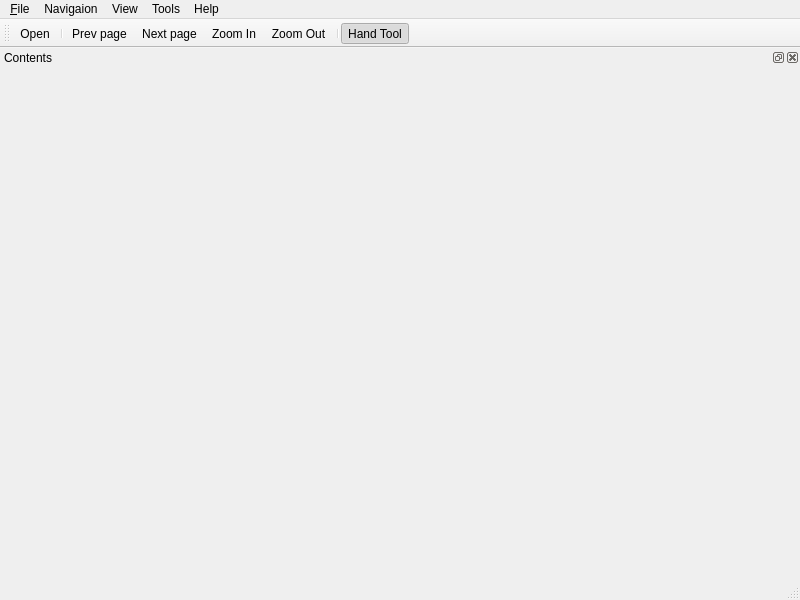
<?xml version="1.0" encoding="UTF-8"?>
<ui version="4.0">
 <class>MainWindow</class>
 <widget class="QMainWindow" name="MainWindow">
  <property name="geometry">
   <rect>
    <x>0</x>
    <y>0</y>
    <width>800</width>
    <height>600</height>
   </rect>
  </property>
  <property name="windowTitle">
   <string>SPReader</string>
  </property>
  <property name="windowIcon">
   <iconset>
    <normaloff>:/resources/icon.svg</normaloff>:/resources/icon.svg</iconset>
  </property>
  <widget class="QTabWidget" name="centralwidget">
   <property name="tabsClosable">
    <bool>true</bool>
   </property>
  </widget>
  <widget class="QMenuBar" name="menubar">
   <property name="geometry">
    <rect>
     <x>0</x>
     <y>0</y>
     <width>800</width>
     <height>24</height>
    </rect>
   </property>
   <widget class="QMenu" name="menu_File">
    <property name="title">
     <string>&amp;File</string>
    </property>
    <addaction name="action_Open"/>
   </widget>
   <widget class="QMenu" name="menuNavigation">
    <property name="title">
     <string>Navigaion</string>
    </property>
    <addaction name="actionPrev_page"/>
    <addaction name="actionNext_page"/>
    <addaction name="actionZoom_In"/>
    <addaction name="actionZoom_Out"/>
   </widget>
   <widget class="QMenu" name="menuView">
    <property name="title">
     <string>View</string>
    </property>
   </widget>
   <widget class="QMenu" name="menuHelp">
    <property name="title">
     <string>Help</string>
    </property>
    <addaction name="actionAbout"/>
   </widget>
   <widget class="QMenu" name="menuTools">
    <property name="title">
     <string>Tools</string>
    </property>
    <addaction name="actionHand_Tool"/>
   </widget>
   <addaction name="menu_File"/>
   <addaction name="menuNavigation"/>
   <addaction name="menuView"/>
   <addaction name="menuTools"/>
   <addaction name="menuHelp"/>
  </widget>
  <widget class="QStatusBar" name="statusbar"/>
  <widget class="QToolBar" name="toolBar">
   <property name="windowTitle">
    <string>toolBar</string>
   </property>
   <attribute name="toolBarArea">
    <enum>TopToolBarArea</enum>
   </attribute>
   <attribute name="toolBarBreak">
    <bool>false</bool>
   </attribute>
   <addaction name="action_Open"/>
   <addaction name="separator"/>
   <addaction name="actionPrev_page"/>
   <addaction name="actionNext_page"/>
   <addaction name="actionZoom_In"/>
   <addaction name="actionZoom_Out"/>
   <addaction name="separator"/>
   <addaction name="actionHand_Tool"/>
  </widget>
  <widget class="QDockWidget" name="contents_dockWidget">
   <property name="windowTitle">
    <string>Contents</string>
   </property>
   <attribute name="dockWidgetArea">
    <number>1</number>
   </attribute>
   <widget class="ContentsTreeView" name="contents_treeView">
    <layout class="QVBoxLayout" name="verticalLayout"/>
   </widget>
  </widget>
  <action name="action_Open">
   <property name="icon">
    <iconset theme="document-open"/>
   </property>
   <property name="text">
    <string>&amp;Open</string>
   </property>
  </action>
  <action name="actionPrev_page">
   <property name="icon">
    <iconset theme="QIcon::ThemeIcon::GoPrevious"/>
   </property>
   <property name="text">
    <string>Prev page</string>
   </property>
  </action>
  <action name="actionNext_page">
   <property name="icon">
    <iconset theme="QIcon::ThemeIcon::GoNext"/>
   </property>
   <property name="text">
    <string>Next page</string>
   </property>
  </action>
  <action name="actionZoom_In">
   <property name="icon">
    <iconset theme="QIcon::ThemeIcon::ZoomIn"/>
   </property>
   <property name="text">
    <string>Zoom In</string>
   </property>
  </action>
  <action name="actionZoom_Out">
   <property name="icon">
    <iconset theme="QIcon::ThemeIcon::ZoomOut"/>
   </property>
   <property name="text">
    <string>Zoom Out</string>
   </property>
  </action>
  <action name="actionAbout">
   <property name="text">
    <string>About</string>
   </property>
  </action>
  <action name="actionHand_Tool">
   <property name="checkable">
    <bool>true</bool>
   </property>
   <property name="checked">
    <bool>true</bool>
   </property>
   <property name="icon">
    <iconset resource="../resources.qrc">
     <normaloff>:/resources/hand.png</normaloff>:/resources/hand.png</iconset>
   </property>
   <property name="text">
    <string>Hand Tool</string>
   </property>
  </action>
 </widget>
 <customwidgets>
  <customwidget>
   <class>ContentsTreeView</class>
   <extends>QWidget</extends>
   <header>widgets/ContentsTreeView.h</header>
   <container>1</container>
  </customwidget>
 </customwidgets>
 <resources>
  <include location="../resources.qrc"/>
 </resources>
 <connections/>
</ui>
